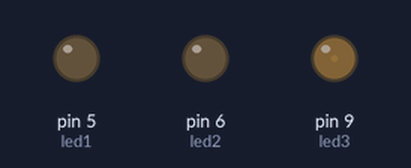
Recording of a sketch running on a simulated Arduino Uno, built with avr-gcc and run on an emulated ATmega328P. Shown: output pins drawn as LEDs (lit = HIGH). What the sketch prints to the serial monitor is not drawn.

Above: at 0.05 s.
At 0.9 s:
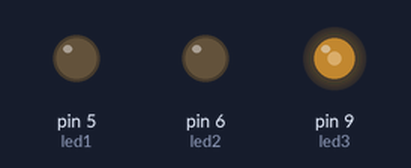
At 1.75 s:
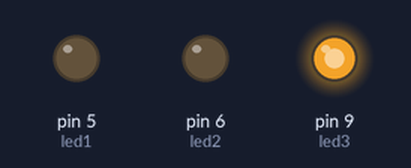
At 3.5 s:
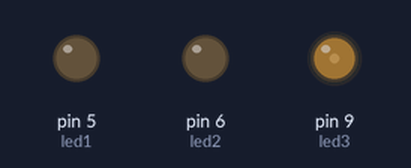
Timing chart, 0 to 8.9 s (numbered marks = the images above):
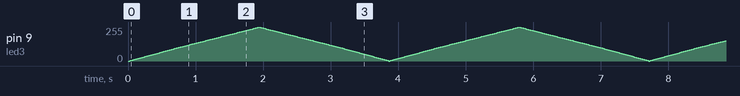

The sketch:

mothers-love.ino
```cpp
// This fade code is for the assignment that involves 3 leds and 1 pot pin

#define led1 5
#define led2 6
#define led3 9
#define pot1 A0

float pot1Data = 0;

int led3State = LOW;
unsigned long preMillis = 0;
int interval = 10;
int interval2 = 1000;
int counter = 0;
int led3Brightness = 0;
boolean rising = true;

void setup() {
  // put your setup code here, to run once:
  pinMode(led1, OUTPUT);
  pinMode(led2, OUTPUT);
  pinMode(led3, OUTPUT);
  pinMode(pot1, INPUT);

  Serial.begin(9600);
}

void loop() {
  // put your main code here, to run repeatedly:

  unsigned long curMillis = millis();

  Serial.println(counter);

  Serial.print(pot1Data);
  Serial.print(" | ");
  Serial.println(led3Brightness);

  if (curMillis - preMillis >= interval) {
    preMillis = curMillis;
    if (rising) {
      led3Brightness += 2;
    } else {
      led3Brightness -= 2;
    }
  }

  if (led3Brightness == 254 && rising == true) {
    rising = false;
  }

  if (led3Brightness == 0 && rising == false) {
    rising = true;
  }

  analogWrite(led3, led3Brightness);

}
```
